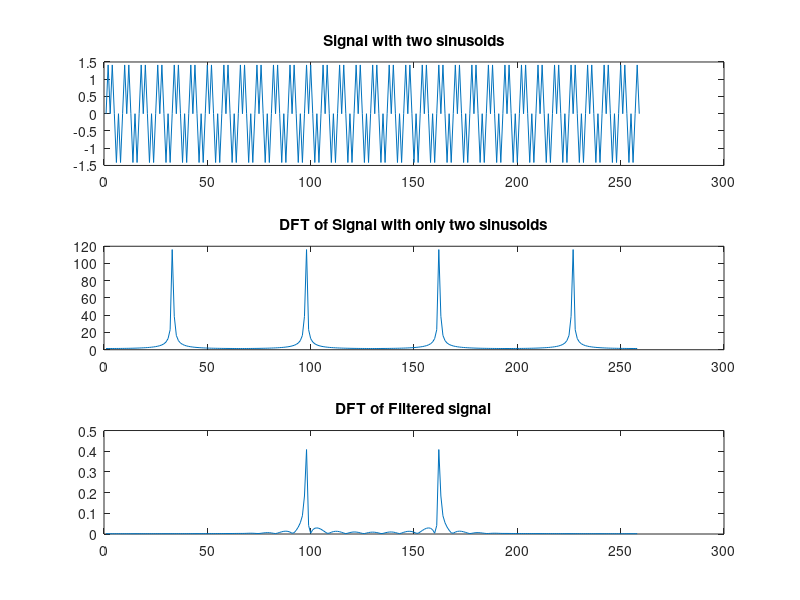
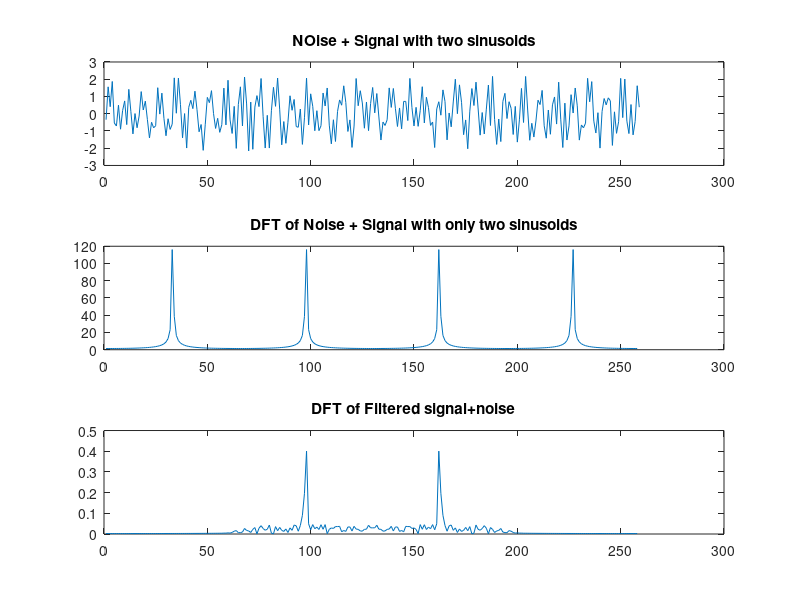

Write MATLAB code to recreate these figures, in order. (Note: this script raises an error after producing the figures.)
clc
clear all
close all
N=128;
n = 0:1:N-1;
wc=pi*0.5;
w1=linspace(-pi,pi,1024);
c=0;
for j=[64]
    c=c+1;
    k=(j-1)/2;
    for i=1:j
        if i==k
            hd5(i)=wc/pi;
        else    
            hd5(i)=sin(wc*(i-k))/(pi*(i-k));
        end
    end;
    
    for i=1:j
        bw(i)=0.42-0.5*cos(2*pi*i/(j-1))+0.08*cos(4*pi*i/(j-1));
    end;
    h5=hd5.*bw;
    H5=freqz(h5,1,w1);
    %subplot(3,1,c);
    %plot(abs(H5));
    %axis([0 1000 -0.1 1.1]);
    %title(['Blackmnan Windowed N =',num2str(j)]);
end;   
n1=258;
n=0:1:n1;
x=sin(0.5*wc*n)+sin(1.5*wc*n);
y1 = fft(x,n1);         %taking fft of the signal
y1 = fftshift(y1);      %fft shift to get in -fs to +fs range
m1 = abs(y1);        %absolute value / n
figure(1);
subplot(3,1,1);
plot(x);
title('Signal with two sinusoids');
subplot(3,1,2);
plot(m1);
title('DFT of Signal with only two sinusoids');

fin= filter(h5,1,x);
y2 = fft(fin,n1);         %taking fft of the signal
y2 = fftshift(y2);      %fft shift to get in -fs to +fs range
m2 = abs(y2)/n1;        %absolute value / n
subplot(3,1,3);
plot(m2);
title('DFT of Filtered signal');

no=1.5*(rand(size(x))-0.5);
yn=x+no;
figure(2);
subplot(3,1,1);
plot(yn);
title('NOise + Signal with two sinusoids');
subplot(3,1,2);
plot(m1);
title('DFT of Noise + Signal with only two sinusoids');

nfin= filter(h5,1,yn);
yn2 = fft(nfin,n1);         %taking fft of the signal
yn2 = fftshift(yn2);      %fft shift to get in -fs to +fs range
mn2 = abs(yn2)/n1;        %absolute value / n
subplot(3,1,3);
plot(mn2);
title('DFT of Filtered signal+noise');

snr(nfin,nfin-fin)
